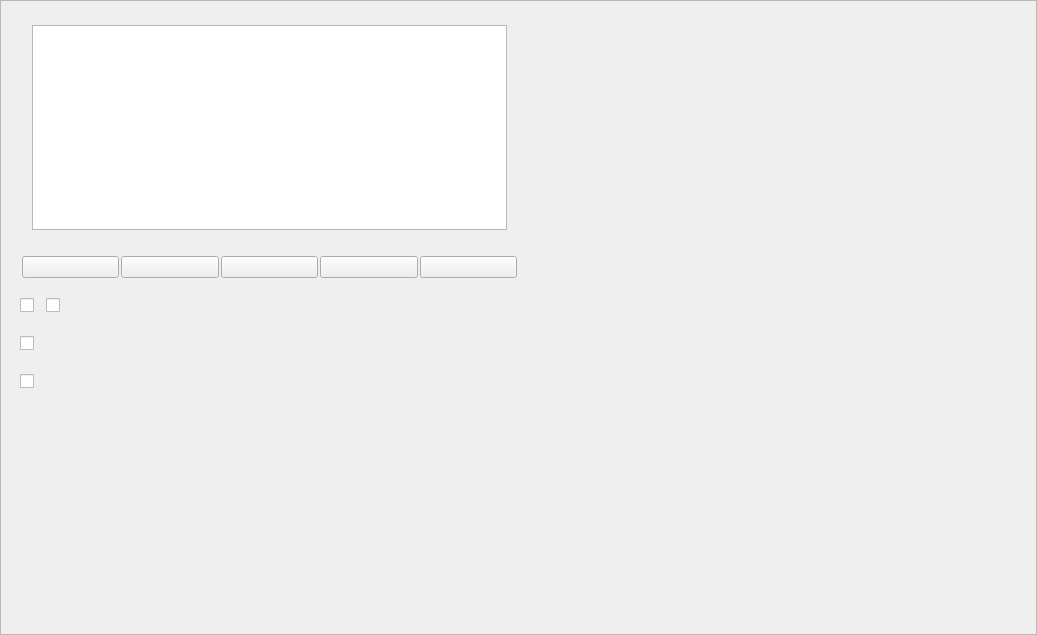
<?xml version="1.0" encoding="UTF-8"?>
<ui version="4.0">
    <class>RaptorVideoPage</class>
    <widget class="QWidget" name="RaptorVideoPage">
        <property name="geometry">
            <rect>
                <x>0</x>
                <y>0</y>
                <width>1037</width>
                <height>635</height>
            </rect>
        </property>
        <property name="windowTitle">
            <string>RaptorVideoPage</string>
        </property>
        <layout class="QVBoxLayout" name="_VideoPageLayout">
            <property name="spacing">
                <number>0</number>
            </property>
            <property name="leftMargin">
                <number>0</number>
            </property>
            <property name="topMargin">
                <number>0</number>
            </property>
            <property name="rightMargin">
                <number>0</number>
            </property>
            <property name="bottomMargin">
                <number>0</number>
            </property>
            <item>
                <widget class="QScrollArea" name="_ScrollArea">
                    <property name="widgetResizable">
                        <bool>true</bool>
                    </property>
                    <widget class="QWidget" name="_Body">
                        <property name="geometry">
                            <rect>
                                <x>0</x>
                                <y>0</y>
                                <width>1035</width>
                                <height>633</height>
                            </rect>
                        </property>
                        <layout class="QHBoxLayout" name="_WrapperHLayout">
                            <property name="spacing">
                                <number>12</number>
                            </property>
                            <property name="leftMargin">
                                <number>0</number>
                            </property>
                            <property name="topMargin">
                                <number>0</number>
                            </property>
                            <property name="rightMargin">
                                <number>0</number>
                            </property>
                            <property name="bottomMargin">
                                <number>0</number>
                            </property>
                            <item>
                                <widget class="QWidget" name="_VideoPanel" native="true">
                                    <property name="minimumSize">
                                        <size>
                                            <width>100</width>
                                            <height>0</height>
                                        </size>
                                    </property>
                                    <layout class="QGridLayout" name="_VideoPanelLayout">
                                        <property name="leftMargin">
                                            <number>0</number>
                                        </property>
                                        <property name="topMargin">
                                            <number>12</number>
                                        </property>
                                        <property name="rightMargin">
                                            <number>0</number>
                                        </property>
                                        <property name="bottomMargin">
                                            <number>12</number>
                                        </property>
                                        <property name="spacing">
                                            <number>12</number>
                                        </property>
                                        <item row="0" column="1">
                                            <widget class="QWidget" name="_ThirdPartyEnginePanel" native="true">
                                                <layout class="QHBoxLayout" name="_ThirdPartyEnginePanelLayout" stretch="9">
                                                    <property name="spacing">
                                                        <number>12</number>
                                                    </property>
                                                    <property name="leftMargin">
                                                        <number>12</number>
                                                    </property>
                                                    <property name="topMargin">
                                                        <number>12</number>
                                                    </property>
                                                    <property name="rightMargin">
                                                        <number>12</number>
                                                    </property>
                                                    <property name="bottomMargin">
                                                        <number>12</number>
                                                    </property>
                                                    <item>
                                                        <widget class="QTableView" name="_ThirdPartyEngineView">
                                                            <property name="minimumSize">
                                                                <size>
                                                                    <width>0</width>
                                                                    <height>200</height>
                                                                </size>
                                                            </property>
                                                        </widget>
                                                    </item>
                                                </layout>
                                            </widget>
                                        </item>
                                        <item row="4" column="1">
                                            <widget class="QCheckBox" name="_UseOrigin">
                                                <property name="minimumSize">
                                                    <size>
                                                        <width>0</width>
                                                        <height>26</height>
                                                    </size>
                                                </property>
                                                <property name="maximumSize">
                                                    <size>
                                                        <width>16777215</width>
                                                        <height>26</height>
                                                    </size>
                                                </property>
                                                <property name="text">
                                                    <string/>
                                                </property>
                                            </widget>
                                        </item>
                                        <item row="0" column="0">
                                            <widget class="QLabel" name="_ThirdPartyEngineTip">
                                                <property name="minimumSize">
                                                    <size>
                                                        <width>0</width>
                                                        <height>26</height>
                                                    </size>
                                                </property>
                                                <property name="maximumSize">
                                                    <size>
                                                        <width>16777215</width>
                                                        <height>16777215</height>
                                                    </size>
                                                </property>
                                                <property name="text">
                                                    <string/>
                                                </property>
                                                <property name="alignment">
                                                    <set>Qt::AlignRight|Qt::AlignTop|Qt::AlignTrailing</set>
                                                </property>
                                            </widget>
                                        </item>
                                        <item row="4" column="0">
                                            <widget class="QLabel" name="_UseOriginTip">
                                                <property name="minimumSize">
                                                    <size>
                                                        <width>0</width>
                                                        <height>26</height>
                                                    </size>
                                                </property>
                                                <property name="maximumSize">
                                                    <size>
                                                        <width>16777215</width>
                                                        <height>26</height>
                                                    </size>
                                                </property>
                                                <property name="text">
                                                    <string/>
                                                </property>
                                                <property name="alignment">
                                                    <set>Qt::AlignRight|Qt::AlignTrailing|Qt::AlignVCenter</set>
                                                </property>
                                            </widget>
                                        </item>
                                        <item row="7" column="1">
                                            <spacer name="_VideoPanelSpacer">
                                                <property name="orientation">
                                                    <enum>Qt::Vertical</enum>
                                                </property>
                                                <property name="sizeHint" stdset="0">
                                                    <size>
                                                        <width>20</width>
                                                        <height>40</height>
                                                    </size>
                                                </property>
                                            </spacer>
                                        </item>
                                        <item row="3" column="0">
                                            <widget class="QLabel" name="_StreamTip">
                                                <property name="minimumSize">
                                                    <size>
                                                        <width>0</width>
                                                        <height>26</height>
                                                    </size>
                                                </property>
                                                <property name="maximumSize">
                                                    <size>
                                                        <width>16777215</width>
                                                        <height>26</height>
                                                    </size>
                                                </property>
                                                <property name="text">
                                                    <string/>
                                                </property>
                                                <property name="alignment">
                                                    <set>Qt::AlignRight|Qt::AlignTrailing|Qt::AlignVCenter</set>
                                                </property>
                                            </widget>
                                        </item>
                                        <item row="2" column="1">
                                            <widget class="QWidget" name="_QualityPanel" native="true">
                                                <layout class="QHBoxLayout" name="_QualityPanelLayout">
                                                    <property name="spacing">
                                                        <number>2</number>
                                                    </property>
                                                    <property name="leftMargin">
                                                        <number>2</number>
                                                    </property>
                                                    <property name="topMargin">
                                                        <number>2</number>
                                                    </property>
                                                    <property name="rightMargin">
                                                        <number>2</number>
                                                    </property>
                                                    <property name="bottomMargin">
                                                        <number>2</number>
                                                    </property>
                                                    <item>
                                                        <widget class="QPushButton" name="_QualitySD">
                                                            <property name="minimumSize">
                                                                <size>
                                                                    <width>0</width>
                                                                    <height>22</height>
                                                                </size>
                                                            </property>
                                                            <property name="maximumSize">
                                                                <size>
                                                                    <width>16777215</width>
                                                                    <height>22</height>
                                                                </size>
                                                            </property>
                                                            <property name="text">
                                                                <string/>
                                                            </property>
                                                            <property name="checkable">
                                                                <bool>true</bool>
                                                            </property>
                                                        </widget>
                                                    </item>
                                                    <item>
                                                        <widget class="QPushButton" name="_QualityHD">
                                                            <property name="minimumSize">
                                                                <size>
                                                                    <width>0</width>
                                                                    <height>22</height>
                                                                </size>
                                                            </property>
                                                            <property name="maximumSize">
                                                                <size>
                                                                    <width>16777215</width>
                                                                    <height>22</height>
                                                                </size>
                                                            </property>
                                                            <property name="text">
                                                                <string/>
                                                            </property>
                                                            <property name="checkable">
                                                                <bool>true</bool>
                                                            </property>
                                                        </widget>
                                                    </item>
                                                    <item>
                                                        <widget class="QPushButton" name="_QualityFHD">
                                                            <property name="minimumSize">
                                                                <size>
                                                                    <width>0</width>
                                                                    <height>22</height>
                                                                </size>
                                                            </property>
                                                            <property name="maximumSize">
                                                                <size>
                                                                    <width>16777215</width>
                                                                    <height>22</height>
                                                                </size>
                                                            </property>
                                                            <property name="text">
                                                                <string/>
                                                            </property>
                                                        </widget>
                                                    </item>
                                                    <item>
                                                        <widget class="QPushButton" name="_QualityUHD">
                                                            <property name="minimumSize">
                                                                <size>
                                                                    <width>0</width>
                                                                    <height>22</height>
                                                                </size>
                                                            </property>
                                                            <property name="maximumSize">
                                                                <size>
                                                                    <width>16777215</width>
                                                                    <height>22</height>
                                                                </size>
                                                            </property>
                                                            <property name="text">
                                                                <string/>
                                                            </property>
                                                            <property name="checkable">
                                                                <bool>true</bool>
                                                            </property>
                                                        </widget>
                                                    </item>
                                                    <item>
                                                        <widget class="QPushButton" name="_QualityOrigin">
                                                            <property name="minimumSize">
                                                                <size>
                                                                    <width>0</width>
                                                                    <height>22</height>
                                                                </size>
                                                            </property>
                                                            <property name="maximumSize">
                                                                <size>
                                                                    <width>16777215</width>
                                                                    <height>22</height>
                                                                </size>
                                                            </property>
                                                            <property name="text">
                                                                <string/>
                                                            </property>
                                                            <property name="checkable">
                                                                <bool>true</bool>
                                                            </property>
                                                        </widget>
                                                    </item>
                                                </layout>
                                            </widget>
                                        </item>
                                        <item row="2" column="0">
                                            <widget class="QLabel" name="_QualityTip">
                                                <property name="minimumSize">
                                                    <size>
                                                        <width>0</width>
                                                        <height>26</height>
                                                    </size>
                                                </property>
                                                <property name="maximumSize">
                                                    <size>
                                                        <width>16777215</width>
                                                        <height>26</height>
                                                    </size>
                                                </property>
                                                <property name="text">
                                                    <string/>
                                                </property>
                                                <property name="alignment">
                                                    <set>Qt::AlignRight|Qt::AlignTrailing|Qt::AlignVCenter</set>
                                                </property>
                                            </widget>
                                        </item>
                                        <item row="3" column="1">
                                            <widget class="QWidget" name="_StreamPanel" native="true">
                                                <layout class="QHBoxLayout" name="_StreamPanelLayout">
                                                    <property name="spacing">
                                                        <number>12</number>
                                                    </property>
                                                    <property name="leftMargin">
                                                        <number>0</number>
                                                    </property>
                                                    <property name="topMargin">
                                                        <number>0</number>
                                                    </property>
                                                    <property name="rightMargin">
                                                        <number>0</number>
                                                    </property>
                                                    <property name="bottomMargin">
                                                        <number>0</number>
                                                    </property>
                                                    <item>
                                                        <widget class="QCheckBox" name="_StreamQuick">
                                                            <property name="minimumSize">
                                                                <size>
                                                                    <width>0</width>
                                                                    <height>26</height>
                                                                </size>
                                                            </property>
                                                            <property name="maximumSize">
                                                                <size>
                                                                    <width>16777215</width>
                                                                    <height>26</height>
                                                                </size>
                                                            </property>
                                                            <property name="text">
                                                                <string/>
                                                            </property>
                                                            <property name="checkable">
                                                                <bool>true</bool>
                                                            </property>
                                                        </widget>
                                                    </item>
                                                    <item>
                                                        <widget class="QCheckBox" name="_StreamLive">
                                                            <property name="minimumSize">
                                                                <size>
                                                                    <width>0</width>
                                                                    <height>26</height>
                                                                </size>
                                                            </property>
                                                            <property name="maximumSize">
                                                                <size>
                                                                    <width>16777215</width>
                                                                    <height>26</height>
                                                                </size>
                                                            </property>
                                                            <property name="text">
                                                                <string/>
                                                            </property>
                                                        </widget>
                                                    </item>
                                                    <item>
                                                        <spacer name="_StreamPanelSpacer">
                                                            <property name="orientation">
                                                                <enum>Qt::Horizontal</enum>
                                                            </property>
                                                            <property name="sizeHint" stdset="0">
                                                                <size>
                                                                    <width>304</width>
                                                                    <height>20</height>
                                                                </size>
                                                            </property>
                                                        </spacer>
                                                    </item>
                                                </layout>
                                            </widget>
                                        </item>
                                        <item row="5" column="1">
                                            <widget class="QCheckBox" name="_UseSub">
                                                <property name="minimumSize">
                                                    <size>
                                                        <width>0</width>
                                                        <height>26</height>
                                                    </size>
                                                </property>
                                                <property name="maximumSize">
                                                    <size>
                                                        <width>16777215</width>
                                                        <height>26</height>
                                                    </size>
                                                </property>
                                                <property name="text">
                                                    <string/>
                                                </property>
                                            </widget>
                                        </item>
                                        <item row="5" column="0">
                                            <widget class="QLabel" name="_UseSubTip">
                                                <property name="minimumSize">
                                                    <size>
                                                        <width>0</width>
                                                        <height>26</height>
                                                    </size>
                                                </property>
                                                <property name="maximumSize">
                                                    <size>
                                                        <width>16777215</width>
                                                        <height>26</height>
                                                    </size>
                                                </property>
                                                <property name="text">
                                                    <string/>
                                                </property>
                                                <property name="alignment">
                                                    <set>Qt::AlignRight|Qt::AlignTrailing|Qt::AlignVCenter</set>
                                                </property>
                                            </widget>
                                        </item>
                                    </layout>
                                </widget>
                            </item>
                            <item>
                                <spacer name="_BodySpacer">
                                    <property name="orientation">
                                        <enum>Qt::Horizontal</enum>
                                    </property>
                                    <property name="sizeHint" stdset="0">
                                        <size>
                                            <width>466</width>
                                            <height>20</height>
                                        </size>
                                    </property>
                                </spacer>
                            </item>
                        </layout>
                    </widget>
                </widget>
            </item>
        </layout>
    </widget>
    <resources/>
    <connections/>
</ui>
